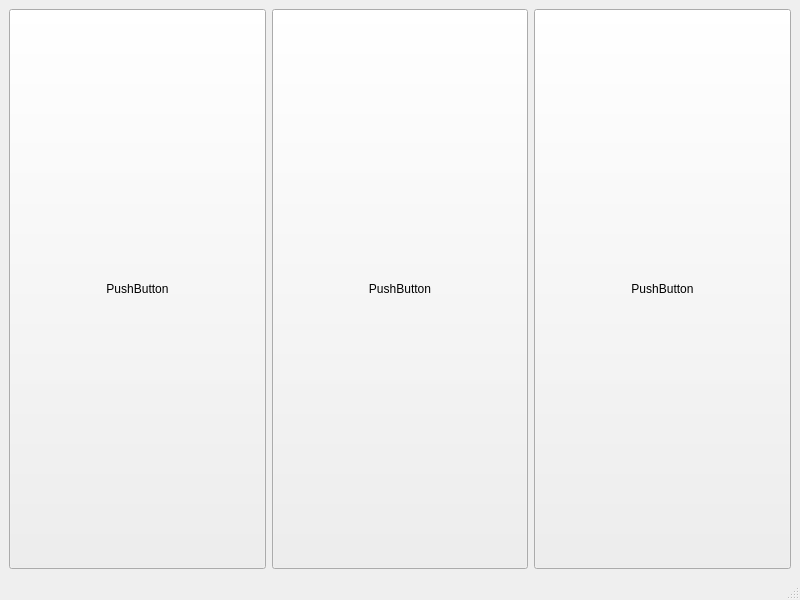
<?xml version="1.0" encoding="UTF-8"?>
<ui version="4.0">
 <class>MainWindow</class>
 <widget class="QMainWindow" name="MainWindow">
  <property name="geometry">
   <rect>
    <x>0</x>
    <y>0</y>
    <width>800</width>
    <height>600</height>
   </rect>
  </property>
  <property name="windowTitle">
   <string>MainWindow</string>
  </property>
  <widget class="QWidget" name="centralwidget">
   <layout class="QHBoxLayout" name="horizontalLayout">
    <item>
     <widget class="QPushButton" name="pushButton_3">
      <property name="sizePolicy">
       <sizepolicy hsizetype="Minimum" vsizetype="Preferred">
        <horstretch>0</horstretch>
        <verstretch>0</verstretch>
       </sizepolicy>
      </property>
      <property name="text">
       <string>PushButton</string>
      </property>
     </widget>
    </item>
    <item>
     <widget class="QPushButton" name="pushButton_2">
      <property name="sizePolicy">
       <sizepolicy hsizetype="Minimum" vsizetype="Preferred">
        <horstretch>0</horstretch>
        <verstretch>0</verstretch>
       </sizepolicy>
      </property>
      <property name="text">
       <string>PushButton</string>
      </property>
     </widget>
    </item>
    <item>
     <widget class="QPushButton" name="pushButton">
      <property name="sizePolicy">
       <sizepolicy hsizetype="Minimum" vsizetype="Preferred">
        <horstretch>0</horstretch>
        <verstretch>0</verstretch>
       </sizepolicy>
      </property>
      <property name="text">
       <string>PushButton</string>
      </property>
     </widget>
    </item>
   </layout>
  </widget>
  <widget class="QMenuBar" name="menubar">
   <property name="geometry">
    <rect>
     <x>0</x>
     <y>0</y>
     <width>800</width>
     <height>22</height>
    </rect>
   </property>
  </widget>
  <widget class="QStatusBar" name="statusbar"/>
 </widget>
 <resources/>
 <connections/>
</ui>
